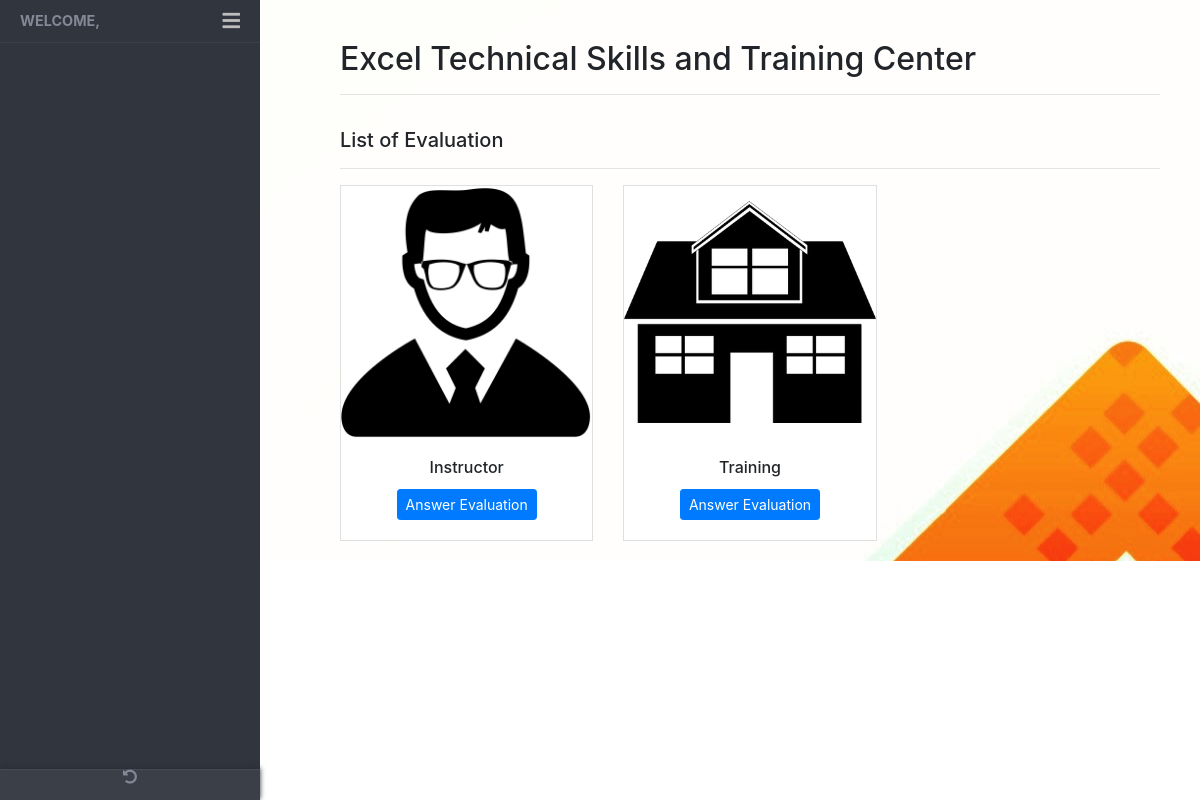
Page /SeyProject/home.php on the committed database.
### tables this page shows
CREATE TABLE `evaluate_tbl` (
  `evaID` int(11) NOT NULL,
  `evaTitle` varchar(255) NOT NULL,
  `evaDesc` varchar(255) NOT NULL,
  `totalq` int(255) NOT NULL,
  `image` varchar(255) NOT NULL
);

### SeyProject/home.php (the view, shortened to what this page needs)
<?php
  require('config/dbconnection.php');
  include('sidebar.php');
  $query = "SELECT * FROM evaluate_tbl";
  $result = mysqli_query($conn,$query);
  $eval = mysqli_fetch_all($result,MYSQLI_ASSOC);
?>
<main class="page-content">
    <div class="container-fluid">
      <h2>Excel Technical Skills and Training Center</h2>
      <hr>
      <div class="row">
        <div class="form-group col-md-12">
        </div>
      </div>
      <h5>List of Evaluation</h5>
      <hr>
          <div class="row">
          <?php foreach($eval as $evals){ ?>
              <div class="col-xs-12 col-sm-6 col-md-6 col-lg-4">
                <div class="card rounded-0 p-0 shadow-sm">
                  <img src="excellogo/<?php echo $evals['image'];?>" class="card-img-top rounded-0" alt="Angular pro sidebar">
                  <div class="card-body text-center">
                      <h6 class="card-title"><?php echo $evals['evaTitle'];?></h6>
                      <a href="answereval.php?id=<?php echo $evals['evaID']?>" class="btn btn-primary btn-sm">Answer Evaluation</a>
                  </div>
                </div>
              </div>
          <?php } ?>
          </div>
    </div>
  </main>

### SeyProject/css/main.css (style rules this page uses)
body { font-size: 0.9rem; }
.page-wrapper .sidebar-wrapper, .sidebar-wrapper .sidebar-brand > a, .sidebar-wrapper .sidebar-dropdown > a:after, .sidebar-wrapper .sidebar-menu .sidebar-dropdown .sidebar-submenu li a:before, .sidebar-wrapper ul li a i, .page-wrapper .page-content, .sidebar-wrapper .sidebar-search input.search-menu, .sidebar-wrapper .sidebar-search .input-group-text, .sidebar-wrapper .sidebar-menu ul li a, #show-sidebar, #close-sidebar { -webkit-transition: all 0.3s ease; -moz-transition: all 0.3s ease; -ms-transition: all 0.3s ease; -o-transition: all 0.3s ease; transition: all 0.3s ease; }
@media screen and (min-width: 768px) { .page-wrapper.toggled .page-content { padding-left: 300px; } }
.page-wrapper .page-content { display: inline-block; width: 100%; padding-left: 0px; padding-top: 20px; background-image: url("../excellogo/logo2.jpg"); }
.page-wrapper .page-content > div { padding: 20px 40px; }
.page-wrapper .page-content { overflow-x: hidden; }

### rows in the picture
evaluate_tbl: image (picture), evaTitle "Instructor"
evaluate_tbl: image (picture), evaTitle "Training"
